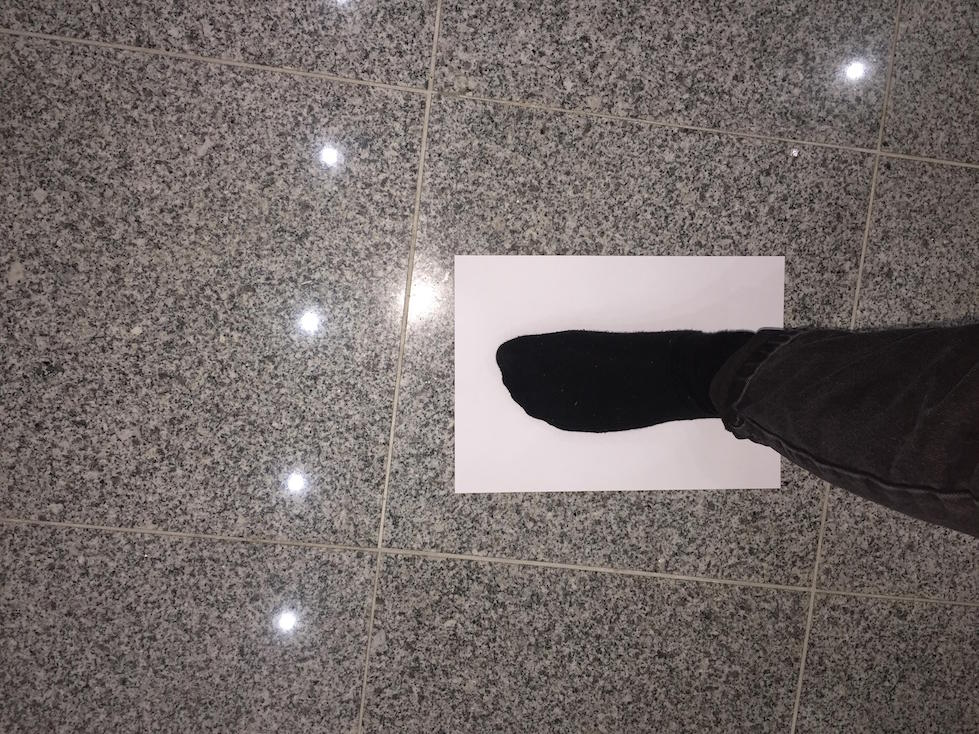
#> input picture 20-ComputerVision/images/37523-0.jpeg, 979 x 734 px
$ python 30-getting_and_setting.py --image ../images/37523-0.jpeg   (Python 2 division)
#> lines starting #> are read from the running program, lines starting #| are printed output that depends on the picture; after the words box and inside, x2 and y2 are one past the last pixel; in counts of white or black regions, pixels touching at a corner belong together
# import the necessary packages
import argparse
import cv2
import os

# construct the argument parser and parse the arguments
ap = argparse.ArgumentParser()
ap.add_argument("-i", "--image", required=True, help="Path to the image")
args = vars(ap.parse_args())

# load the image, grab its dimensions, and show it
image = cv2.imread(args["image"])
#> image is the input picture: shape (734, 979, 3); mean B, G, R 104, 105.7, 114.5
(h, w) = image.shape[:2]
#> h = 734; w = 979
# cv2.imshow("Original", image) # DESCOMENTAR QUEM TIVER ACESSO SSH -X
cv2.imwrite(os.path.join("30-Original.png"), image)

# images are just NumPy arrays. The top-left pixel can be found at (0, 0)
(b, g, r) = image[225, 111]
#> b = 98; g = 100; r = 110
print "Pixel at (y=225, x=111) - Red: {r}, Green: {g}, Blue: {b}".format(r=r, g=g, b=b)
#| Pixel at (y=225, x=111) - Red: 110, Green: 100, Blue: 98

# now, let's change the value of the pixel at (0, 0) and make it red
image[0, 0] = (0, 0, 255)
#> image: shape (734, 979, 3); under 0.01% of pixels changed, all inside (x1, y1, x2, y2) = (0, 0, 1, 1)
(b, g, r) = image[0, 0]
#> b = 0; g = 0; r = 255
print "Pixel at (0, 0) - Red: {r}, Green: {g}, Blue: {b}".format(r=r, g=g, b=b)
#| Pixel at (0, 0) - Red: 255, Green: 0, Blue: 0

# compute the center of the image, which is simply the width and height
# divided by two
(cX, cY) = (w / 2, h / 2)
#> cX = 489; cY = 367

# since we are using NumPy arrays, we can apply slicing and grab large chunks
# of the image -- let's grab the top-left corner
tl = image[0:cY, 0:cX]  # extract the [0, cX) and [0, cY) region of the image
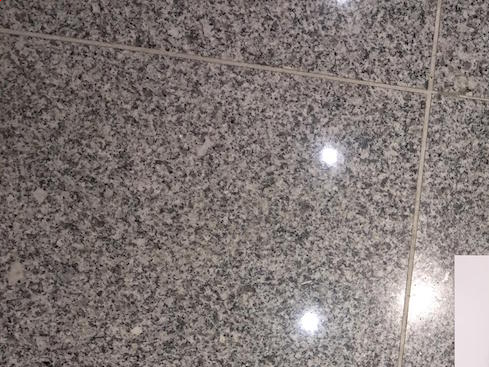
#> tl: shape (367, 489, 3); mean B, G, R 117.3, 119.1, 128.7
# cv2.imshow("Top-Left Corner", tl) # DESCOMENTAR QUEM TIVER ACESSO SSH -X
cv2.imwrite(os.path.join("30-Top-Left.png"), tl)

# in a similar fashion, let's grab the top-right, bottom-right, and bottom-left
# corners and dispaly them
tr = image[0:cY, cX:w]
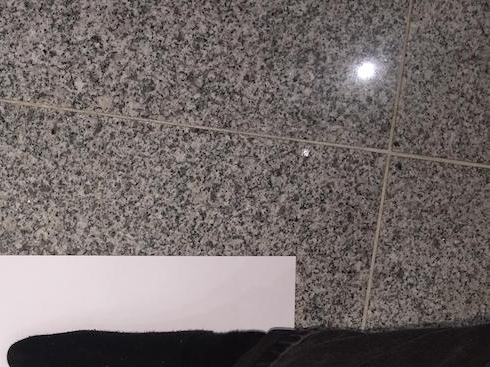
#> tr: shape (367, 490, 3); mean B, G, R 104.6, 105.6, 114.4
br = image[cY:h, cX:w]
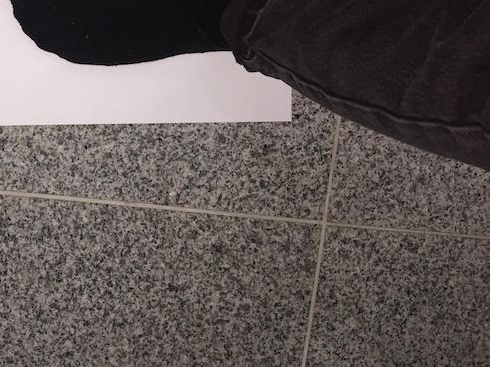
#> br: shape (367, 490, 3); mean B, G, R 84.8, 86.7, 94.8
bl = image[cY:h, 0:cX]
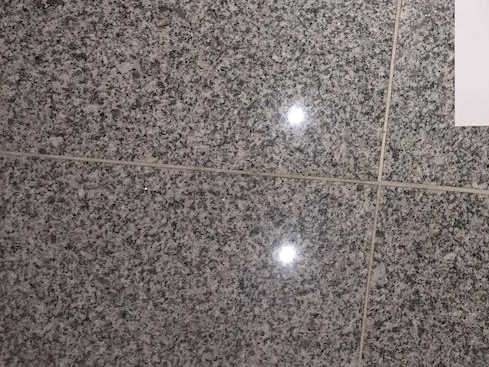
#> bl: shape (367, 489, 3); mean B, G, R 109.4, 111.3, 120.3
# cv2.imshow("Top-Right Corner", tr)# DESCOMENTAR QUEM TIVER ACESSO SSH -X
cv2.imwrite(os.path.join("30-Top-Right.png"), tr)
# cv2.imshow("Bottom-Right Corner", br)# DESCOMENTAR QUEM TIVER ACESSO SSH -X
cv2.imwrite(os.path.join("30-Bottom-Right.png"), br)
# cv2.imshow("Bottom-Left Corner", bl)# DESCOMENTAR QUEM TIVER ACESSO SSH -X
cv2.imwrite(os.path.join("30-Bottom-Left.png"), bl)

# now let's make the top-left corner of the original image green
image[0:cY, 0:cX] = (0, 255, 0)
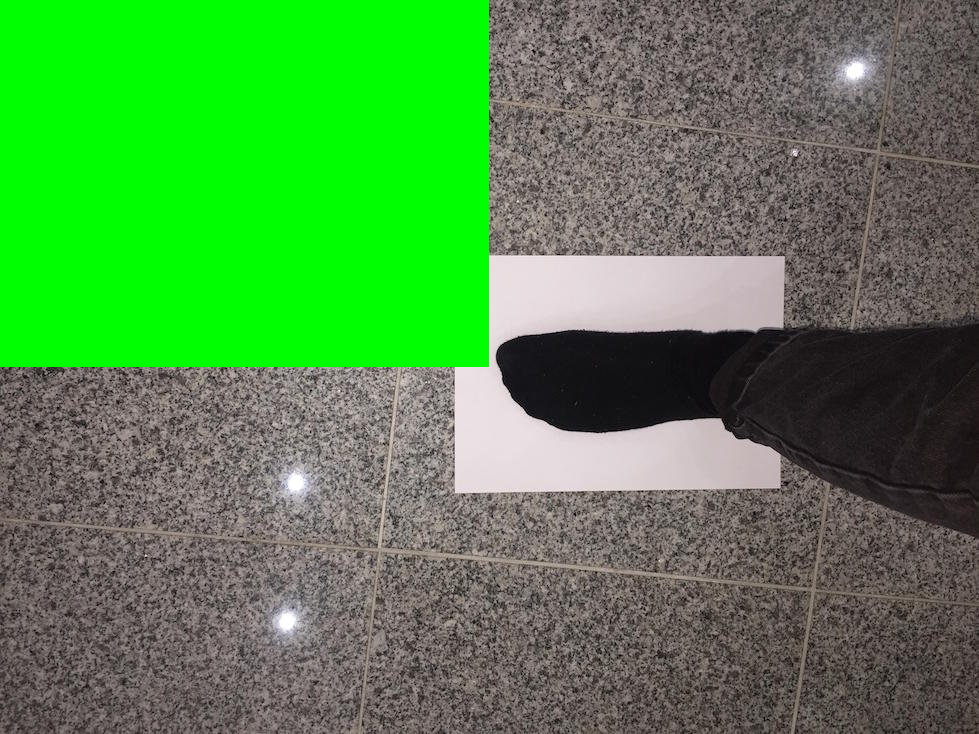
#> image: shape (734, 979, 3); mean B, G, R 74.7, 139.6, 82.4

# Show our updated image
# cv2.imshow("Updated", image) # DESCOMENTAR QUEM TIVER ACESSO SSH -X
cv2.imwrite(os.path.join("30-Updated.png"), image)
# cv2.waitKey(0) # DESCOMENTAR QUEM TIVER ACESSO SSH -X

$ run again, on 20-ComputerVision/images/37671.jpeg
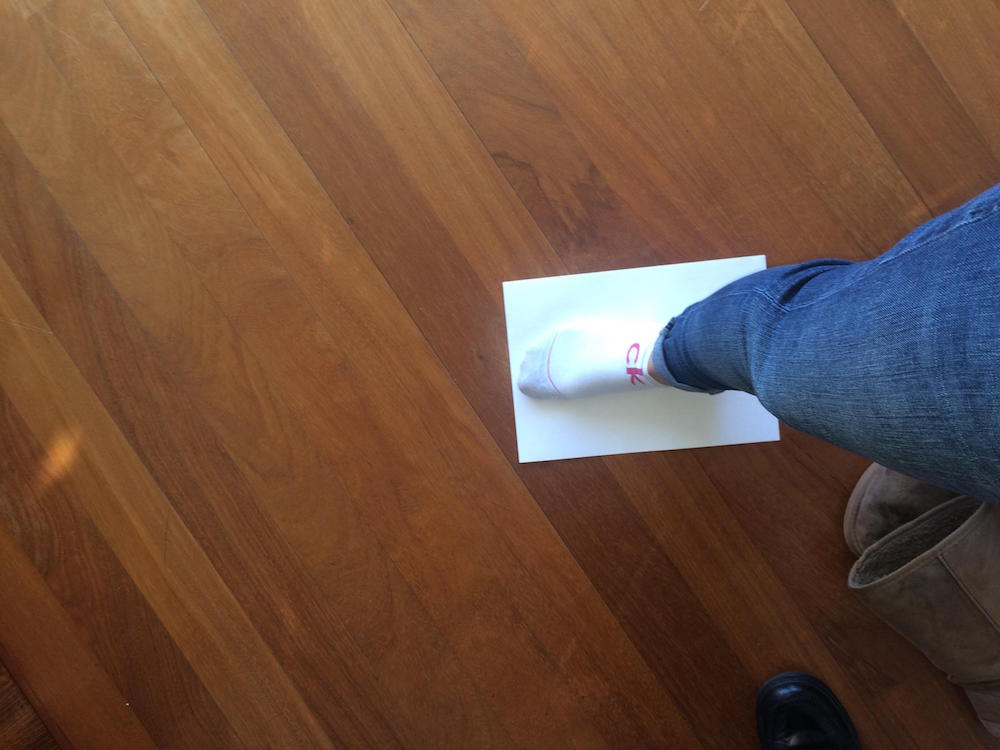
#> input picture 20-ComputerVision/images/37671.jpeg, 1000 x 750 px
#> image is the input picture: shape (750, 1000, 3); mean B, G, R 62.3, 79.8, 110.5
#> `(b, g, r) = image[225, 111]`: b = 62; g = 97; r = 140
#| Pixel at (y=225, x=111) - Red: 140, Green: 97, Blue: 62
#> `(b, g, r) = image[0, 0]`: b = 0; r = 255
#| Pixel at (0, 0) - Red: 255, Green: 0, Blue: 0
#> `bl = image[cY:h, 0:cX]`:
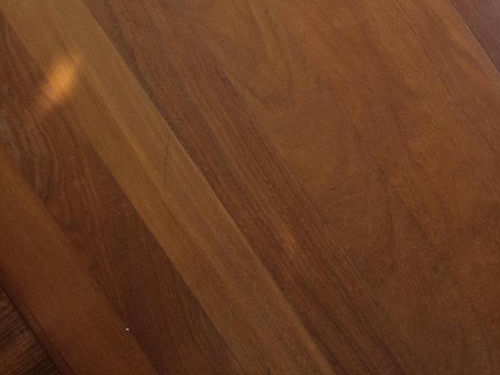
#> bl: shape (375, 500, 3); mean B, G, R 34.8, 61.4, 105
#> `image[0:cY, 0:cX] = (0, 255, 0)`:
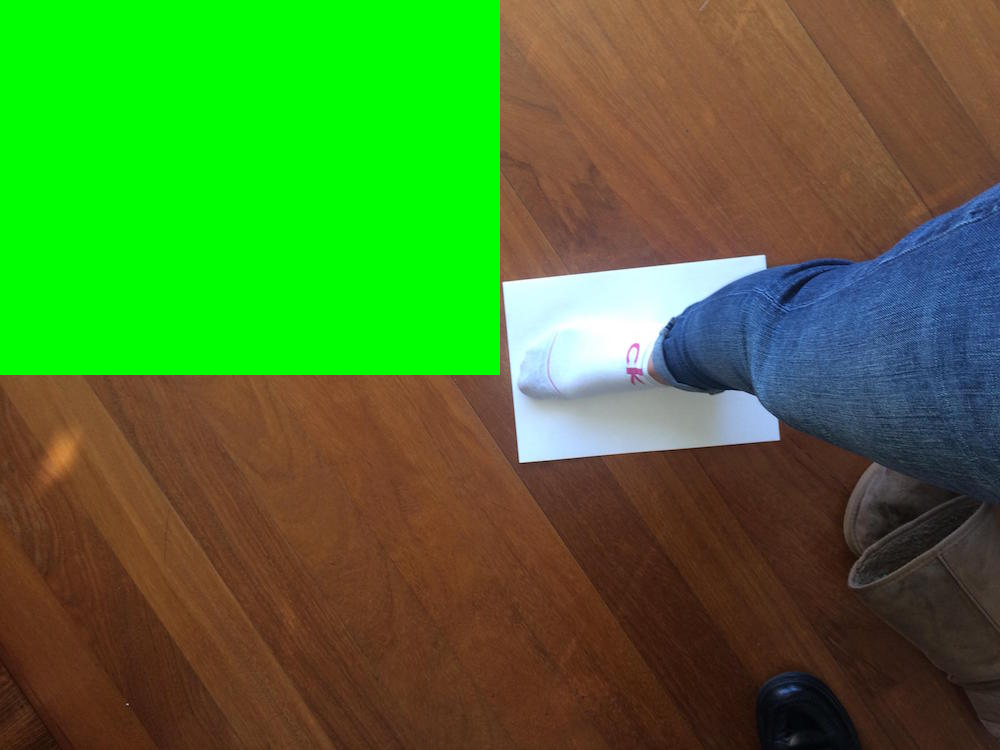
#> image: shape (750, 1000, 3); mean B, G, R 46.2, 119.1, 75.3
